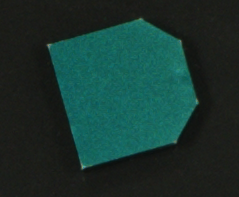
#> input picture git_me/test1.bmp, 239 x 197 px
$ python -i toolbox.py   (imports and definitions only)
#> lines starting #> are read from the running program, lines starting #| are printed output that depends on the picture; after the words box and inside, x2 and y2 are one past the last pixel; in counts of white or black regions, pixels touching at a corner belong together
#> further down, picture is the input picture: shape (197, 239, 3); mean B, G, R 47.4, 52.8, 24.5
import cv2
import numpy as np
import os
import json
import random
import math
import matplotlib.pyplot as plt


#边缘处理
class EdgeProcessorTool:
    """一个用来处理边缘的工具类，可选是否亮于背景，返回全部轮廓还是最外层轮廓，输入图像,初始化时可选polar和outer参数"""
    # 类常量
    MIN_CONTOUR_POINTS = 5
    FRAME_RATIO_THRESHOLD = 0.9
    OTSU_MULTIPLIER_HIGH = 1.4
    OTSU_MULTIPLIER_LOW = 0.5
    DILATE_KERNEL_SIZE = (5, 5)
    ERODE_KERNEL_SIZE = (3, 3)
    def __init__(self,polar = "light", outer = True,skip_adaptive_threshold=False):
        polar_dict = {
            "light": cv2.THRESH_BINARY,  # 亮于背景
            "dark": cv2.THRESH_BINARY_INV,   # 暗于背景
        }
        outer_dict = {
            True: cv2.RETR_EXTERNAL,  # 只返回最外层轮廓
            False: cv2.RETR_LIST,     # 返回所有轮廓
        }

        self.polar = polar_dict[polar]
        self.outer = outer_dict[outer]
        self.otsu_multiplier_high = self.OTSU_MULTIPLIER_HIGH
        self.otsu_multiplier_low = self.OTSU_MULTIPLIER_LOW
        self.min_contour_points = self.MIN_CONTOUR_POINTS
        self.dilate_kernel_size = self.DILATE_KERNEL_SIZE
        self.erode_kernel_size = self.ERODE_KERNEL_SIZE
        self.frame_ratio_threshold = self.FRAME_RATIO_THRESHOLD
        #初始化膨胀和腐蚀的kernel
        self.kernel_dilate = cv2.getStructuringElement(cv2.MORPH_ELLIPSE, self.dilate_kernel_size)
        self.kernel_erode = cv2.getStructuringElement(cv2.MORPH_ELLIPSE, self.erode_kernel_size)
        self.skip_adaptive_threshold = skip_adaptive_threshold
    def _process_to_b(self, image):
        """处理图像到二值图"""
        if len(image.shape) == 3:
            gray = cv2.cvtColor(image, cv2.COLOR_BGR2GRAY)
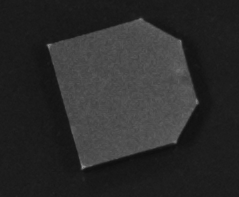
#> gray: shape (197, 239); min 14, max 149, mean 43.7
        else:
            gray = image
        #区域自适应阈值处理
        if self.skip_adaptive_threshold:
            #如果跳过自适应阈值处理，则直接使用otsu二值化
            _, binary = cv2.threshold(gray, 0, 255, self.polar + cv2.THRESH_OTSU)
            # cv2.imshow("binary", binary)
            # cv2.waitKey(0)
            # cv2.destroyAllWindows()
            return binary, gray
        binary = cv2.adaptiveThreshold(gray, 255, cv2.ADAPTIVE_THRESH_GAUSSIAN_C, self.polar, 11, 2)
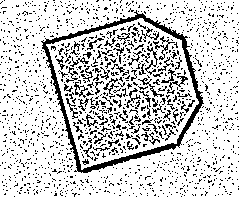
#> binary: shape (197, 239); 80.8% white; black in thin lines or dots
        return binary, gray

    # [75 lines left out: functions _get_and_process_contours, _process_contour, _empty_result, not called in this run]
    def get_contours_image(self, image):
        try:
            binary, gray = self._process_to_b(image)
        except Exception as e:
            print(f"Error processing image to binary: {e}")
            return self._empty_result()
        """返回筛选过的bbox，最小轮廓的外接矩形，膨胀腐蚀处理过的canny全幅图像，根据canny抽取的所有轮廓点"""
        contours, _ = cv2.findContours(binary, self.outer, cv2.CHAIN_APPROX_SIMPLE)
#> contours = 1 contour; box (x1, y1, x2, y2) and area: (0, 0, 239, 197) 46586
        height, width = binary.shape[:2]
#> height = 197; width = 239
        mask_img = np.zeros(binary.shape, dtype=np.uint8)
        contours_list = []
        center_list = []
        theta_list = []
        shape_list = []
        bbox_list = []
        temp_mask = np.zeros(gray.shape, np.uint8)
        for original_contour in contours:
            if len(original_contour) < self.min_contour_points:
                continue
            #计算轮廓的最小矩形框，与坐标平行的bbox
            x, y, w, h = cv2.boundingRect(original_contour)
            #如果这个框的长宽与原图相似，则认为框住了整个图像
            if w / width > self.frame_ratio_threshold and h / height > self.frame_ratio_threshold:
                continue
            #框出原图
            temp_mask.fill(0)  # 清空临时mask
            canny_img = self._process_contour(original_contour, gray, x, y, w, h)
            temp_mask[y:y+h, x:x+w] = canny_img
            processed_contour, center, theta, shape_wh, bbox, result_mask = self._get_and_process_contours(temp_mask)
            if processed_contour is None:
                continue
            contours_list.append(processed_contour)
            center_list.append(center)
            theta_list.append(theta)
            shape_list.append(shape_wh)
            bbox_list.append(bbox)
            #将mask添加到mask_img中,单通道
            cv2.drawContours(mask_img, [processed_contour], -1, 255, thickness=cv2.FILLED)
#> this loop made 1 pass
#> mask_img: shape (197, 239); every value is 0
#> after the loop, bbox_list = []; center_list = []; contours_list = []; shape_list = []; theta_list = []

        return {"contours": contours_list, "centers": center_list, "thetas": theta_list, "shapes": shape_list, "bboxes": bbox_list, "mask": mask_img}

>>> import cv2
>>> picture = cv2.imread('git_me/test1.bmp')
>>> result = EdgeProcessorTool().get_contours_image(picture)
#> result = 6 items

$ run again, on git_me/test2.bmp
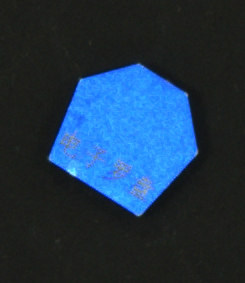
#> input picture git_me/test2.bmp, 245 x 283 px
#> picture is the input picture: shape (283, 245, 3); mean B, G, R 75.8, 54.3, 31.8
#> in _process_to_b, `gray = cv2.cvtColor(image, cv2.COLOR_BGR2GRAY)`:
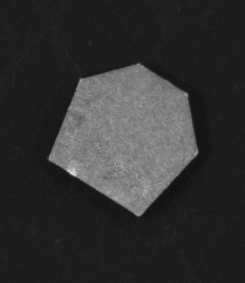
#> gray: shape (283, 245); min 14, max 219, mean 50
#> in _process_to_b, `binary = cv2.adaptiveThreshold(gray, 255, cv2.ADAPTIVE_THRESH_GAUSSIAN..`:
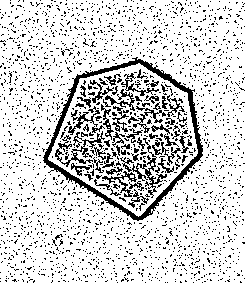
#> binary: shape (283, 245); 82.9% white; black in thin lines or dots
#> contours = 1 contour; box (x1, y1, x2, y2) and area: (0, 0, 245, 283) 68714
#> the loop in get_contours_image, `for original_contour in contours:` made 1 pass
#> after the loop in get_contours_image, `for original_contour in contours:`: bbox_list = []
#> result = 6 items

$ run again, on git_me/test3.bmp
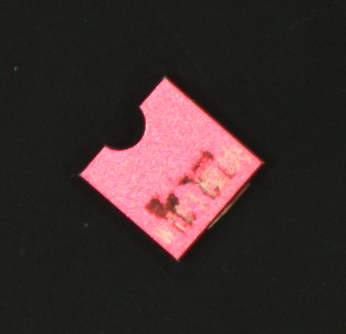
#> input picture git_me/test3.bmp, 346 x 334 px
#> picture is the input picture: shape (334, 346, 3); mean B, G, R 43.4, 44.1, 58.7
#> in _process_to_b, `gray = cv2.cvtColor(image, cv2.COLOR_BGR2GRAY)`:
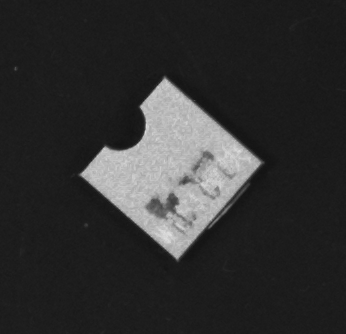
#> gray: shape (334, 346); min 19, max 224, mean 48.4
#> in _process_to_b, `binary = cv2.adaptiveThreshold(gray, 255, cv2.ADAPTIVE_THRESH_GAUSSIAN..`:
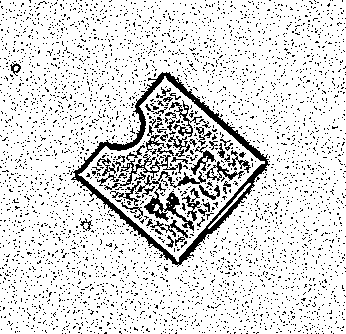
#> binary: shape (334, 346); 86.3% white; black in thin lines or dots
#> contours = 1 contour; box (x1, y1, x2, y2) and area: (0, 0, 346, 334) 114779
#> the loop in get_contours_image, `for original_contour in contours:` made 1 pass
#> after the loop in get_contours_image, `for original_contour in contours:`: bbox_list = []
#> result = 6 items
